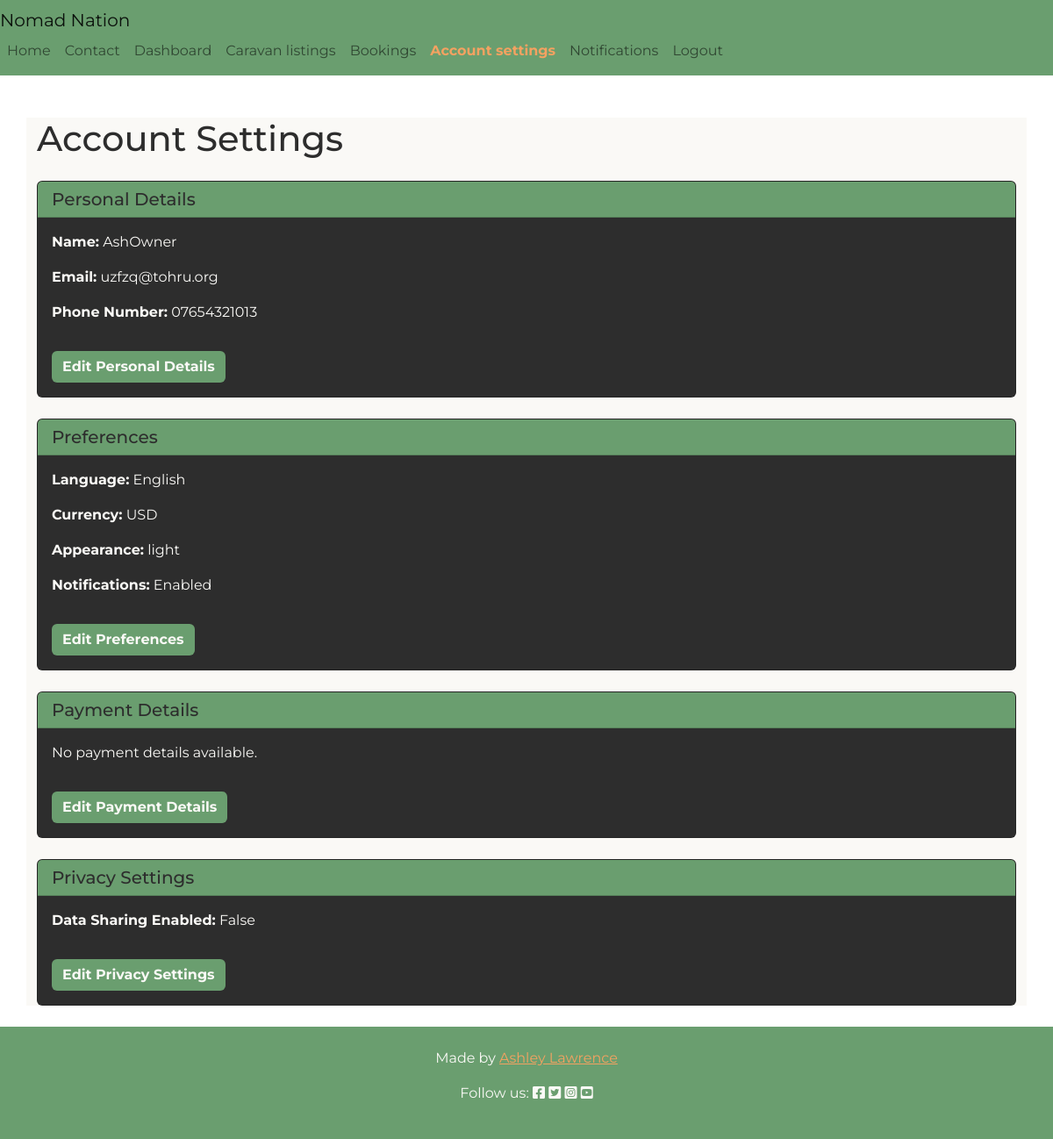
The page /user_settings/account_settings/ (signed in) on the database as committed earlier.
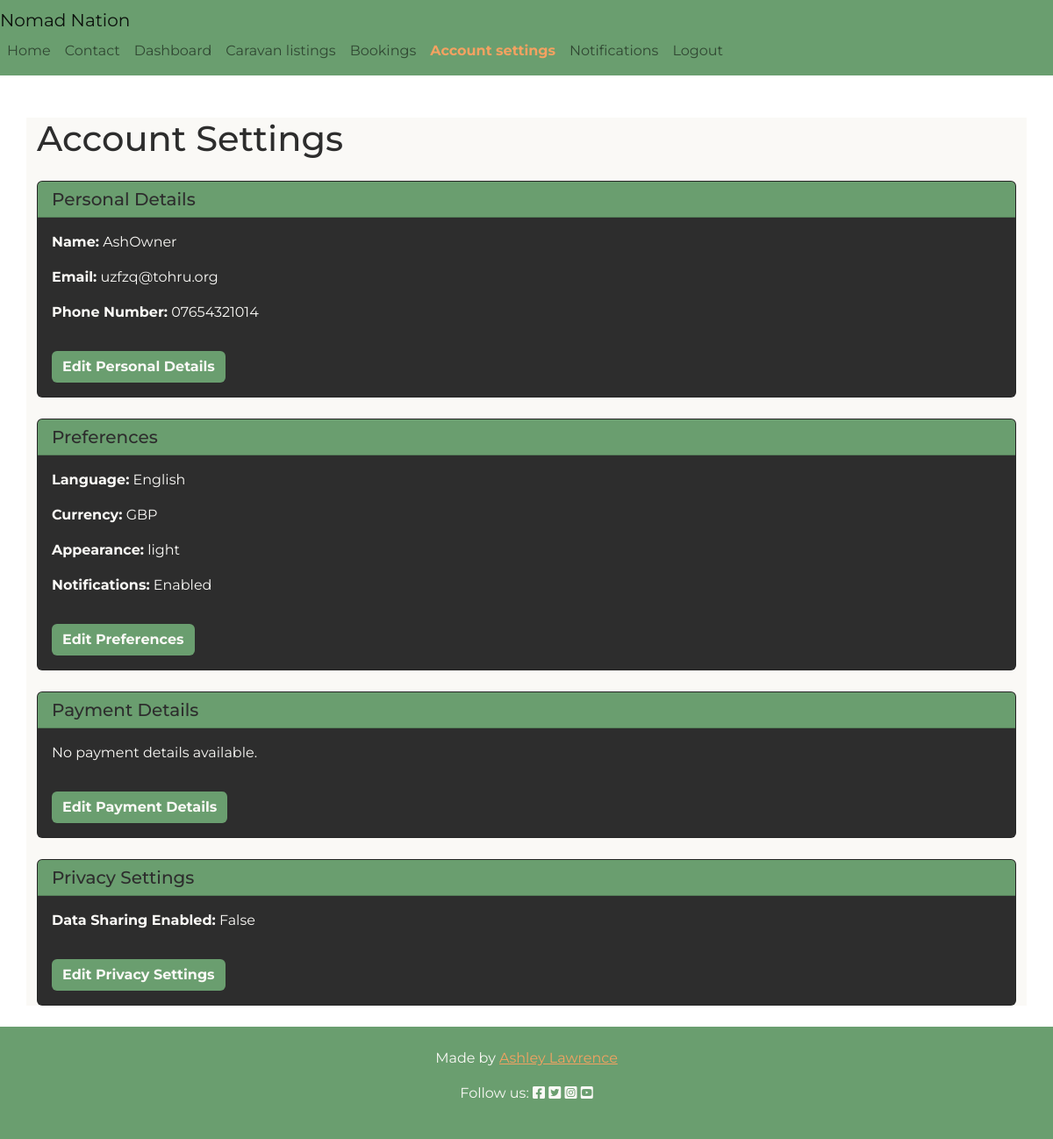
The same page on the database as committed later.
### user_settings/models.py (models this page shows, shortened)
class UserProfile(models.Model):
    LANGUAGE_CHOICES = [
        ('en', 'English'),
        ('es', 'Spanish'),
        ('fr', 'French'),
        ('de', 'German'),
        ('it', 'Italian'),
        ('pt', 'Portuguese'),
        ('ru', 'Russian'),
        ('zh', 'Chinese'),
        ('ja', 'Japanese'),
        ('hi', 'Hindi'),
    ]
    user = models.OneToOneField(
        User, on_delete=models.CASCADE, related_name='user_profile'
    )
    profile_pic = models.ImageField(upload_to='profile_pics', blank=True)
    bio = models.TextField(blank=True)
    phone_number = models.CharField(max_length=15, blank=True)
    language = models.CharField(
        max_length=2, choices=LANGUAGE_CHOICES, default='en'
    )
    appearance = models.CharField(
        max_length=20,
        choices=[('light', 'Light'), ('dark', 'Dark')],
        default='light'
    )
    currency = models.CharField(max_length=3, default='GBP')
    notifications = models.BooleanField(default=True)

class PrivacySettings(models.Model):
    user = models.OneToOneField(
        User, on_delete=models.CASCADE, related_name='privacy_settings'
    )
    data_sharing_enabled = models.BooleanField(default=False)

### user_settings/views.py (the view)
# urls.py: path('account_settings/', views.account_settings, name='account_settings'),
@login_required
def account_settings(request):
    user_profile, created = UserProfile.objects.get_or_create(
        user=request.user
    )
    payment_details = PaymentDetails.objects.filter(
        user=request.user
    )
    privacy_settings, created = PrivacySettings.objects.get_or_create(
        user=request.user
    )
    context = {
        'user_profile': user_profile,
        'payment_details': payment_details,
        'privacy_settings': privacy_settings
    }
    return render(request, 'user_settings/account_settings.html', context)

### user_settings/templates/user_settings/account_settings.html (shortened to what this page needs)
{% extends "base.html" %}
{% load i18n %}
{% block content %}
<div class="container mt-5 bg-styles">
    <h1 class="mb-4">{% trans "Account Settings" %}</h1>
    <div class="card mb-4">
        <div class="card-header">
            <h2 class="h5 mb-0">{% trans "Personal Details" %}</h2>
        </div>
        <div class="card-body text-white">
            <p><strong>{% trans "Name:" %}</strong> {{ user_profile.user.username }}</p>
            <p><strong>{% trans "Email:" %}</strong> {{ user_profile.user.email }}</p>
            <p><strong>{% trans "Phone Number:" %}</strong> {{ user_profile.phone_number }}</p>
            <button type="button" class="btn btn-primary mt-3 btn-styles" data-bs-toggle="modal" data-bs-target="#editPersonalDetailsModal">
                {% trans "Edit Personal Details" %}
            </button>
        </div>
    </div>
    <div class="card mb-4">
        <div class="card-header">
            <h2 class="h5 mb-0">{% trans "Preferences" %}</h2>
        </div>
        <div class="card-body text-white">
            <p>
                <strong>{% trans "Language:" %}</strong> <span id="preferences-language">{{ user_profile.get_language_display }}</span>
            </p>
            <p>
                <strong>{% trans "Currency:" %}</strong> <span id="preferences-currency">{{ user_profile.currency }}</span>
            </p>
            <p>
                <strong>{% trans "Appearance:" %}</strong> <span id="preferences-appearance">{{ user_profile.appearance }}</span>
            </p>
            <p>
                <strong>{% trans "Notifications:" %}</strong> <span id="preferences-notifications">
                    {% if user_profile.notifications %}Enabled{% else %}Disabled{% endif %}</span>
            </p>
            <button type="button" class="btn btn-primary mt-3 btn-styles" data-bs-toggle="modal" data-bs-target="#editPreferencesModal">
                {% trans "Edit Preferences" %}
            </button>
        </div>
    </div>
    <div class="card mb-4">
        <div class="card-header">
            <h2 class="h5 mb-0">{% trans "Payment Details" %}</h2>
        </div>
        <div class="card-body text-white">
            {% for payment in payment_details %}
                <p><strong>{{ payment.payment_method }}:</strong> **** **** **** {{ payment.card_last_four }}</p>
            {% empty %}
                <p>{% trans "No payment details available." %}</p>
            {% endfor %}
            <button type="button" class="btn btn-primary mt-3 btn-styles" data-bs-toggle="modal" data-bs-target="#editPaymentDetailsModal">
                {% trans "Edit Payment Details" %}
            </button>
        </div>
    </div>
    <div class="card mb-4">
        <div class="card-header">
            <h2 class="h5 mb-0">{% trans "Privacy Settings" %}</h2>
        </div>
        <div class="card-body text-white">
            <p><strong>{% trans "Data Sharing Enabled:" %}</strong> {{ privacy_settings.data_sharing_enabled }}</p>
            <button type="button" class="btn btn-primary mt-3 btn-styles" data-bs-toggle="modal" data-bs-target="#editPrivacySettingsModal">
                {% trans "Edit Privacy Settings" %}
            </button>
        </div>
    </div>
</div>
{% endblock %}

### templates/base.html (shortened to what this page needs)
{% load static %}
{% load i18n %}
<!DOCTYPE html>
{% get_current_language as current_language %}
<html lang="{{ current_language }}">
<head>
    <link rel="stylesheet" type="image/png" sizes="16x16" href="{% static 'favicon/favicon-16x16.png' %}">
    <link href="https://cdn.jsdelivr.net/npm/bootstrap@5.2.3/dist/css/bootstrap.min.css" rel="stylesheet">
    <link href="https://cdnjs.cloudflare.com/ajax/libs/font-awesome/6.0.0-beta3/css/all.min.css" rel="stylesheet">
    <link rel="stylesheet" href="{% static 'css/styles.css' %}">
    <link href="https://cdn.jsdelivr.net/npm/fullcalendar/main.min.css" rel="stylesheet">
    <link rel="stylesheet" href="https://cdn.jsdelivr.net/npm/select2@4.0.13/dist/css/select2.min.css">
</head>
<body class="d-flex flex-column min-vh-100">
    <nav class="navbar navbar-expand-lg navbar-light">
        <div class="container_fluid">
            <a id="main-title" class="navbar-brand" href="{% url 'homepage' %}">{% trans "Nomad Nation" %}</a>
            <div class="collapse navbar-collapse" id="navbarNav">
                <ul class="navbar-nav ms-auto">
                    <li class="nav-item">
                        <a class="nav-link {% if request.path == '/' %}active" aria-current="page{% endif %}" href="{% url 'homepage' %}">{% trans "Home" %}</a>
                    </li>
                    <li class="nav-item">
                        <a href="{% url 'contact' %}" class="nav-link {% if request.path == '/contact/' %}active" aria-current="page{% endif %}">{% trans "Contact" %}</a>
                    </li>
                    {% if user.is_authenticated %}
                        <li class="nav-item">
                            <a href="{% url 'dashboard' %}" class="nav-link {% if request.path == '/dashboard/' %}active" aria-current="page{% endif %}">{% trans "Dashboard" %}</a>
                        </li>
                        <li class="nav-item">
                            <a href="{% url 'listings' %}" class="nav-link {% if request.path == '/listings/listings/' %}active" aria-current="page{% endif %}">{% trans "Caravan listings" %}</a>
                        </li>
                        <li class="nav-item">
                            <a href="{% url 'booking_page' %}" class="nav-link {% if request.path == '/listings/bookings/' %}active" aria-current="page{% endif %}">{% trans "Bookings" %}</a>
                        </li>
                        <li class="nav-item">
                        <a href="{% url 'account_settings' %}" class="nav-link {% if request.path == '/user_settings/account_settings/' %}active" aria-current="page{% endif %}">{% trans "Account settings" %}</a>
                    </li>
                        <li class="nav-item">
                            <a href="#" class="nav-link">{% trans "Notifications" %}</a>
                        </li>
                        <li class="nav-item">
                            <a href="{% url 'account_logout' %}" class="nav-link {% if request.path == '/accounts/logout/' %}active" aria-current="page{% endif %}">{% trans "Logout" %}</a>
                        </li>
                    {% endif %}
                </ul>
            </div>
        </div>
    </nav>
    <main class="flex-grow-1">
        {% block content %}
        {% endblock %}
    </main>
    <footer class="text-center py-4">
        <p>
            {% block copyright %}
            {% trans "Made by" %} <a href="https://github.com/" class="github-link">Ashley Lawrence</a>
            {% endblock copyright %}
        </p>
        <p>{% trans "Follow us:" %}
            <i class="fab fa-facebook-square"></i>
            <i class="fab fa-twitter-square"></i>
            <i class="fab fa-instagram-square"></i>
            <i class="fab fa-youtube-square"></i>
        </p>
    </footer>
</body>
</html>

### static/css/styles.css (style rules this page uses)
:root { --p-colour: #6A9E6F; --p-accent: #87CEEB; --s-accent: #F4A261; --b-colour: #FAF9F6; --p-text: #2D2D2D; --bs-primary: var(--p-colour); --bs-secondary: var(--s-accent); --bs-info: var(--p-accent); --bs-light: var(--b-colour); --bs-dark: var(--p-text); }
html, body { min-height: 100%; width: 100%; overflow-x: hidden; margin: 0; padding: 0; display: flex; flex-direction: column; font-family: 'Montserrat', sans-serif !important; }
.bg-styles { background-color: var(--b-colour); color: var(--p-text); }
.btn-styles { font-weight: 700; background-color: var(--p-colour); color: var(--b-colour); border: var(--p-colour); }
a { color: var(--s-accent); }
.navbar, footer { background-color: var(--p-colour); color: var(--b-colour); }
.navbar-nav .nav-link.active { color: var(--s-accent); font-weight: bold; }
.card { margin-bottom: 30px; background-color: var(--p-text) !important; }
.text-white { color: var(--b-colour) !important; }
.card-header { background-color: var(--p-colour); }
footer { width: 100%; padding: 20px; background-color: var(--p-colour); color: var(--b-colour); }

Rows that differ between the two databases and show on the page:
changed UserProfile "English": phone_number "07654321013" → "07654321014"; currency "USD" → "GBP"
